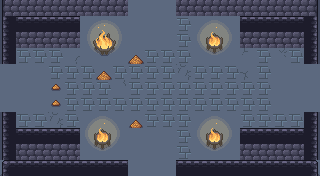

This game map was drawn from its Tiled (.tmx) file and the tilesets committed beside it. A one-line description and the full map source follow:
An orthogonal 20x11 tile map with 16x16 px tiles, 6 tile layers (ground, dressing, decor, walls, ...), 5 tilesets and 12 objects (5x ENTRY, 5x ENEMY, 2x PROP).

<map version="1.10" tiledversion="1.10.2" orientation="orthogonal" renderorder="right-down" width="20" height="11" tilewidth="16" tileheight="16" infinite="0" nextlayerid="8" nextobjectid="13">
 <tileset firstgid="1" name="wall" tilewidth="16" tileheight="16" tilecount="493" columns="17">
  <image source="../../../gfx/tiles/cove/walls_floor.png" width="272" height="464" />
 </tileset>
 <tileset firstgid="494" name="cracks" tilewidth="16" tileheight="16" tilecount="120" columns="8">
  <image source="../../../gfx/tiles/cove/cracks_floor.png" width="128" height="240" />
 </tileset>
 <tileset firstgid="614" name="wallcracks" tilewidth="16" tileheight="16" tilecount="256" columns="8">
  <image source="../../../gfx/tiles/cove/cracks_walls.png" width="128" height="512" />
 </tileset>
 <tileset firstgid="870" name="objects" tilewidth="16" tileheight="16" tilecount="216" columns="24">
  <image source="../../../gfx/tiles/cove/objects.png" width="384" height="144" />
 </tileset>
 <tileset firstgid="1086" name="fire" tilewidth="16" tileheight="16" tilecount="198" columns="11">
  <image source="../../../gfx/tiles/cove/fire.png" width="176" height="288" />
  <tile id="0">
   <animation>
    <frame tileid="0" duration="150" />
    <frame tileid="33" duration="150" />
    <frame tileid="66" duration="150" />
    <frame tileid="99" duration="150" />
    <frame tileid="132" duration="150" />
    <frame tileid="165" duration="150" />
   </animation>
  </tile>
  <tile id="1">
   <animation>
    <frame tileid="1" duration="150" />
    <frame tileid="34" duration="150" />
    <frame tileid="67" duration="150" />
    <frame tileid="100" duration="150" />
    <frame tileid="133" duration="150" />
    <frame tileid="166" duration="150" />
   </animation>
  </tile>
  <tile id="2">
   <animation>
    <frame tileid="2" duration="150" />
    <frame tileid="35" duration="150" />
    <frame tileid="68" duration="150" />
    <frame tileid="101" duration="150" />
    <frame tileid="134" duration="150" />
    <frame tileid="167" duration="150" />
   </animation>
  </tile>
  <tile id="3">
   <animation>
    <frame tileid="3" duration="150" />
    <frame tileid="36" duration="150" />
    <frame tileid="69" duration="150" />
    <frame tileid="102" duration="150" />
    <frame tileid="135" duration="150" />
    <frame tileid="168" duration="150" />
   </animation>
  </tile>
  <tile id="4">
   <animation>
    <frame tileid="4" duration="150" />
    <frame tileid="37" duration="150" />
    <frame tileid="70" duration="150" />
    <frame tileid="103" duration="150" />
    <frame tileid="136" duration="150" />
    <frame tileid="169" duration="150" />
   </animation>
  </tile>
  <tile id="5">
   <animation>
    <frame tileid="5" duration="150" />
    <frame tileid="38" duration="150" />
    <frame tileid="71" duration="150" />
    <frame tileid="104" duration="150" />
    <frame tileid="137" duration="150" />
    <frame tileid="170" duration="150" />
   </animation>
  </tile>
  <tile id="6">
   <animation>
    <frame tileid="6" duration="150" />
    <frame tileid="39" duration="150" />
    <frame tileid="72" duration="150" />
    <frame tileid="105" duration="150" />
    <frame tileid="138" duration="150" />
    <frame tileid="171" duration="150" />
   </animation>
  </tile>
  <tile id="7">
   <animation>
    <frame tileid="7" duration="150" />
    <frame tileid="40" duration="150" />
    <frame tileid="73" duration="150" />
    <frame tileid="106" duration="150" />
    <frame tileid="139" duration="150" />
    <frame tileid="172" duration="150" />
   </animation>
  </tile>
  <tile id="8">
   <animation>
    <frame tileid="8" duration="150" />
    <frame tileid="41" duration="150" />
    <frame tileid="74" duration="150" />
    <frame tileid="107" duration="150" />
    <frame tileid="140" duration="150" />
    <frame tileid="173" duration="150" />
   </animation>
  </tile>
  <tile id="9">
   <animation>
    <frame tileid="9" duration="150" />
    <frame tileid="42" duration="150" />
    <frame tileid="75" duration="150" />
    <frame tileid="108" duration="150" />
    <frame tileid="141" duration="150" />
    <frame tileid="174" duration="150" />
   </animation>
  </tile>
  <tile id="10">
   <animation>
    <frame tileid="10" duration="150" />
    <frame tileid="43" duration="150" />
    <frame tileid="76" duration="150" />
    <frame tileid="109" duration="150" />
    <frame tileid="142" duration="150" />
    <frame tileid="175" duration="150" />
   </animation>
  </tile>
  <tile id="11">
   <animation>
    <frame tileid="11" duration="150" />
    <frame tileid="44" duration="150" />
    <frame tileid="77" duration="150" />
    <frame tileid="110" duration="150" />
    <frame tileid="143" duration="150" />
    <frame tileid="176" duration="150" />
   </animation>
  </tile>
  <tile id="12">
   <animation>
    <frame tileid="12" duration="150" />
    <frame tileid="45" duration="150" />
    <frame tileid="78" duration="150" />
    <frame tileid="111" duration="150" />
    <frame tileid="144" duration="150" />
    <frame tileid="177" duration="150" />
   </animation>
  </tile>
  <tile id="13">
   <animation>
    <frame tileid="13" duration="150" />
    <frame tileid="46" duration="150" />
    <frame tileid="79" duration="150" />
    <frame tileid="112" duration="150" />
    <frame tileid="145" duration="150" />
    <frame tileid="178" duration="150" />
   </animation>
  </tile>
  <tile id="14">
   <animation>
    <frame tileid="14" duration="150" />
    <frame tileid="47" duration="150" />
    <frame tileid="80" duration="150" />
    <frame tileid="113" duration="150" />
    <frame tileid="146" duration="150" />
    <frame tileid="179" duration="150" />
   </animation>
  </tile>
  <tile id="15">
   <animation>
    <frame tileid="15" duration="150" />
    <frame tileid="48" duration="150" />
    <frame tileid="81" duration="150" />
    <frame tileid="114" duration="150" />
    <frame tileid="147" duration="150" />
    <frame tileid="180" duration="150" />
   </animation>
  </tile>
  <tile id="16">
   <animation>
    <frame tileid="16" duration="150" />
    <frame tileid="49" duration="150" />
    <frame tileid="82" duration="150" />
    <frame tileid="115" duration="150" />
    <frame tileid="148" duration="150" />
    <frame tileid="181" duration="150" />
   </animation>
  </tile>
  <tile id="17">
   <animation>
    <frame tileid="17" duration="150" />
    <frame tileid="50" duration="150" />
    <frame tileid="83" duration="150" />
    <frame tileid="116" duration="150" />
    <frame tileid="149" duration="150" />
    <frame tileid="182" duration="150" />
   </animation>
  </tile>
  <tile id="18">
   <animation>
    <frame tileid="18" duration="150" />
    <frame tileid="51" duration="150" />
    <frame tileid="84" duration="150" />
    <frame tileid="117" duration="150" />
    <frame tileid="150" duration="150" />
    <frame tileid="183" duration="150" />
   </animation>
  </tile>
  <tile id="19">
   <animation>
    <frame tileid="19" duration="150" />
    <frame tileid="52" duration="150" />
    <frame tileid="85" duration="150" />
    <frame tileid="118" duration="150" />
    <frame tileid="151" duration="150" />
    <frame tileid="184" duration="150" />
   </animation>
  </tile>
  <tile id="20">
   <animation>
    <frame tileid="20" duration="150" />
    <frame tileid="53" duration="150" />
    <frame tileid="86" duration="150" />
    <frame tileid="119" duration="150" />
    <frame tileid="152" duration="150" />
    <frame tileid="185" duration="150" />
   </animation>
  </tile>
  <tile id="21">
   <animation>
    <frame tileid="21" duration="150" />
    <frame tileid="54" duration="150" />
    <frame tileid="87" duration="150" />
    <frame tileid="120" duration="150" />
    <frame tileid="153" duration="150" />
    <frame tileid="186" duration="150" />
   </animation>
  </tile>
  <tile id="22">
   <animation>
    <frame tileid="22" duration="150" />
    <frame tileid="55" duration="150" />
    <frame tileid="88" duration="150" />
    <frame tileid="121" duration="150" />
    <frame tileid="154" duration="150" />
    <frame tileid="187" duration="150" />
   </animation>
  </tile>
  <tile id="23">
   <animation>
    <frame tileid="23" duration="150" />
    <frame tileid="56" duration="150" />
    <frame tileid="89" duration="150" />
    <frame tileid="122" duration="150" />
    <frame tileid="155" duration="150" />
    <frame tileid="188" duration="150" />
   </animation>
  </tile>
  <tile id="24">
   <animation>
    <frame tileid="24" duration="150" />
    <frame tileid="57" duration="150" />
    <frame tileid="90" duration="150" />
    <frame tileid="123" duration="150" />
    <frame tileid="156" duration="150" />
    <frame tileid="189" duration="150" />
   </animation>
  </tile>
  <tile id="25">
   <animation>
    <frame tileid="25" duration="150" />
    <frame tileid="58" duration="150" />
    <frame tileid="91" duration="150" />
    <frame tileid="124" duration="150" />
    <frame tileid="157" duration="150" />
    <frame tileid="190" duration="150" />
   </animation>
  </tile>
  <tile id="26">
   <animation>
    <frame tileid="26" duration="150" />
    <frame tileid="59" duration="150" />
    <frame tileid="92" duration="150" />
    <frame tileid="125" duration="150" />
    <frame tileid="158" duration="150" />
    <frame tileid="191" duration="150" />
   </animation>
  </tile>
  <tile id="27">
   <animation>
    <frame tileid="27" duration="150" />
    <frame tileid="60" duration="150" />
    <frame tileid="93" duration="150" />
    <frame tileid="126" duration="150" />
    <frame tileid="159" duration="150" />
    <frame tileid="192" duration="150" />
   </animation>
  </tile>
  <tile id="28">
   <animation>
    <frame tileid="28" duration="150" />
    <frame tileid="61" duration="150" />
    <frame tileid="94" duration="150" />
    <frame tileid="127" duration="150" />
    <frame tileid="160" duration="150" />
    <frame tileid="193" duration="150" />
   </animation>
  </tile>
  <tile id="29">
   <animation>
    <frame tileid="29" duration="150" />
    <frame tileid="62" duration="150" />
    <frame tileid="95" duration="150" />
    <frame tileid="128" duration="150" />
    <frame tileid="161" duration="150" />
    <frame tileid="194" duration="150" />
   </animation>
  </tile>
  <tile id="30">
   <animation>
    <frame tileid="30" duration="150" />
    <frame tileid="63" duration="150" />
    <frame tileid="96" duration="150" />
    <frame tileid="129" duration="150" />
    <frame tileid="162" duration="150" />
    <frame tileid="195" duration="150" />
   </animation>
  </tile>
  <tile id="31">
   <animation>
    <frame tileid="31" duration="150" />
    <frame tileid="64" duration="150" />
    <frame tileid="97" duration="150" />
    <frame tileid="130" duration="150" />
    <frame tileid="163" duration="150" />
    <frame tileid="196" duration="150" />
   </animation>
  </tile>
  <tile id="32">
   <animation>
    <frame tileid="32" duration="150" />
    <frame tileid="65" duration="150" />
    <frame tileid="98" duration="150" />
    <frame tileid="131" duration="150" />
    <frame tileid="164" duration="150" />
    <frame tileid="197" duration="150" />
   </animation>
  </tile>
 </tileset>
 <layer id="1" name="ground" width="20" height="11">
  <data encoding="csv">
251,251,251,251,251,251,251,251,251,251,251,251,251,251,251,251,251,251,251,251,
251,251,251,251,251,251,251,251,251,251,251,251,251,251,251,251,251,251,251,251,
251,251,251,251,251,251,251,251,251,251,251,251,251,251,251,251,251,251,251,251,
251,251,251,251,251,251,251,251,251,251,251,251,251,251,251,251,251,251,251,251,
251,251,251,251,251,251,251,251,251,251,251,251,251,251,251,251,251,251,251,251,
251,251,251,251,251,251,251,251,251,251,251,251,251,251,251,251,251,251,251,251,
251,251,251,251,251,251,251,251,251,251,251,251,251,251,251,251,251,251,251,251,
251,251,251,251,251,251,251,251,251,251,251,251,251,251,251,251,251,251,251,251,
251,251,251,251,251,251,251,251,251,251,251,251,251,251,251,251,251,251,251,251,
251,251,251,251,251,251,251,251,251,251,251,251,251,251,251,251,251,251,251,251,
251,251,251,251,251,251,251,251,251,251,251,251,251,251,251,251,251,251,251,251
</data>
 </layer>
 <layer id="2" name="dressing" width="20" height="11">
  <data encoding="csv">
0,622,642,0,0,0,654,0,0,0,0,0,639,0,0,0,0,0,660,0,
0,0,0,0,0,1091,1092,1093,0,0,0,232,1094,1095,1096,0,0,0,0,0,
0,0,0,0,0,1102,0,1104,0,0,0,232,1105,0,1107,0,0,0,0,0,
0,232,232,232,594,1113,1114,1115,909,232,232,232,1116,1117,1118,599,232,600,232,0,
0,0,0,232,232,232,909,232,232,232,232,608,232,232,232,591,232,0,0,0,
0,0,0,1052,232,232,232,602,232,232,232,232,232,232,232,232,232,0,0,0,
0,0,0,1052,232,232,232,232,232,232,232,232,232,232,232,232,232,0,0,0,
0,232,232,608,232,1094,1095,1096,910,232,232,232,1094,1095,1096,232,232,232,232,0,
0,0,0,0,0,1105,0,1107,0,0,0,232,1105,0,1107,0,0,0,0,0,
0,0,0,0,0,1116,1117,1118,0,0,0,232,1116,1117,1118,0,0,0,0,0,
0,0,0,0,0,0,0,0,0,0,0,0,0,0,0,0,0,0,0,0
</data>
 </layer>
 <layer id="3" name="decor" width="20" height="11">
  <data encoding="csv">
0,0,0,0,0,0,0,0,0,0,0,0,0,0,0,0,0,0,0,0,
0,0,0,0,0,0,0,0,0,0,0,0,0,0,0,0,0,0,0,0,
0,0,0,0,0,0,0,0,0,0,0,0,0,0,0,0,0,0,0,0,
0,0,0,0,0,0,0,0,0,0,0,0,0,0,0,0,0,0,0,0,
0,0,0,0,0,0,0,0,0,0,0,0,0,0,0,0,0,0,0,0,
0,0,0,0,0,0,0,0,0,0,0,0,0,0,0,0,0,0,0,0,
0,0,0,0,0,0,0,0,0,0,0,0,0,0,0,0,0,0,0,0,
0,0,0,0,0,0,0,0,0,0,0,0,0,0,0,0,0,0,0,0,
0,0,0,0,0,0,0,0,0,0,0,0,0,0,0,0,0,0,0,0,
0,0,0,0,0,0,0,0,0,0,0,0,0,0,0,0,0,0,0,0,
0,0,0,0,0,0,0,0,0,0,0,0,0,0,0,0,0,0,0,0
</data>
 </layer>
 <layer id="4" name="walls" width="20" height="11">
  <data encoding="csv">
70,71,71,71,71,71,71,71,0,0,0,71,71,71,71,71,71,71,71,72,
36,0,0,0,0,0,0,0,0,0,0,0,0,0,0,0,0,0,0,38,
36,0,0,0,0,0,0,0,0,0,0,0,0,0,0,0,0,0,0,38,
36,0,0,0,0,0,0,0,0,0,0,0,0,0,0,0,0,0,0,38,
0,0,0,0,0,0,0,0,0,0,0,0,0,0,0,0,0,0,0,0,
0,0,0,0,0,0,0,0,0,0,0,0,0,0,0,0,0,0,0,0,
0,0,0,0,0,0,0,0,0,0,0,0,0,0,0,0,0,0,0,0,
36,0,0,0,0,0,0,0,0,0,0,0,0,0,0,0,0,0,0,38,
36,0,0,0,0,0,0,0,0,0,0,0,0,0,0,0,0,0,0,38,
36,0,0,0,0,0,0,0,0,0,0,0,0,0,0,0,0,0,0,38,
19,20,20,20,20,20,20,20,0,0,0,20,20,20,20,20,20,20,20,21
</data>
 </layer>
 <layer id="5" name="props" width="20" height="11">
  <data encoding="csv">
0,0,0,0,0,0,0,0,0,0,0,0,0,0,0,0,0,0,0,0,
0,20,20,20,20,0,0,0,0,0,0,0,0,0,0,20,20,20,20,0,
0,71,71,71,71,0,1103,0,0,0,0,0,0,1106,0,71,71,71,71,0,
0,0,0,0,0,0,0,0,0,0,0,0,0,0,0,0,0,0,0,0,
0,0,0,0,0,0,0,0,0,0,0,0,0,0,0,0,0,0,0,0,
0,0,0,0,0,0,0,0,0,0,0,0,0,0,0,0,0,0,0,0,
0,0,0,0,0,0,0,0,0,0,0,0,0,0,0,0,0,0,0,0,
0,0,0,0,0,0,0,0,0,0,0,0,0,0,0,0,0,0,0,0,
0,20,20,20,20,0,1106,0,0,0,0,0,0,1106,0,20,20,20,20,0,
0,71,71,71,71,0,0,0,0,0,0,0,0,0,0,71,71,71,71,0,
0,0,0,0,0,0,0,0,0,0,0,0,0,0,0,0,0,0,0,0
</data>
 </layer>
 <layer id="6" name="overhead" width="20" height="11">
  <data encoding="csv">
0,0,0,0,0,0,0,0,0,0,0,0,0,0,0,0,0,0,0,0,
0,0,0,0,0,0,0,0,0,0,0,0,0,0,0,0,0,0,0,0,
0,0,0,0,0,0,0,0,0,0,0,0,0,0,0,0,0,0,0,0,
0,0,0,0,0,0,0,0,0,0,0,0,0,0,0,0,0,0,0,0,
0,0,0,0,0,0,0,0,0,0,0,0,0,0,0,0,0,0,0,0,
0,0,0,0,0,0,0,0,0,0,0,0,0,0,0,0,0,0,0,0,
0,0,0,0,0,0,0,0,0,0,0,0,0,0,0,0,0,0,0,0,
0,0,0,0,0,0,0,0,0,0,0,0,0,0,0,0,0,0,0,0,
0,0,0,0,0,0,0,0,0,0,0,0,0,0,0,0,0,0,0,0,
0,0,0,0,0,0,0,0,0,0,0,0,0,0,0,0,0,0,0,0,
0,0,0,0,0,0,0,0,0,0,0,0,0,0,0,0,0,0,0,0
</data>
 </layer>
 <objectgroup id="7" name="spawns">
  <object id="1" name="UP" type="ENTRY" x="152" y="24" />
  <object id="2" name="DOWN" type="ENTRY" x="152" y="152" />
  <object id="3" name="LEFT" type="ENTRY" x="24" y="88" />
  <object id="4" name="RIGHT" type="ENTRY" x="296" y="88" />
  <object id="5" name="" type="ENTRY" x="168" y="88" />
  <object id="6" name="" type="ENEMY" x="152" y="120" />
  <object id="7" name="" type="ENEMY" x="248" y="56" />
  <object id="8" name="" type="ENEMY" x="152" y="56" />
  <object id="9" name="" type="ENEMY" x="200" y="88" />
  <object id="10" name="" type="ENEMY" x="248" y="120" />
  <object id="11" name="torch" type="PROP" x="56" y="168" />
  <object id="12" name="torch" type="PROP" x="264" y="168" />
 </objectgroup>
</map>
